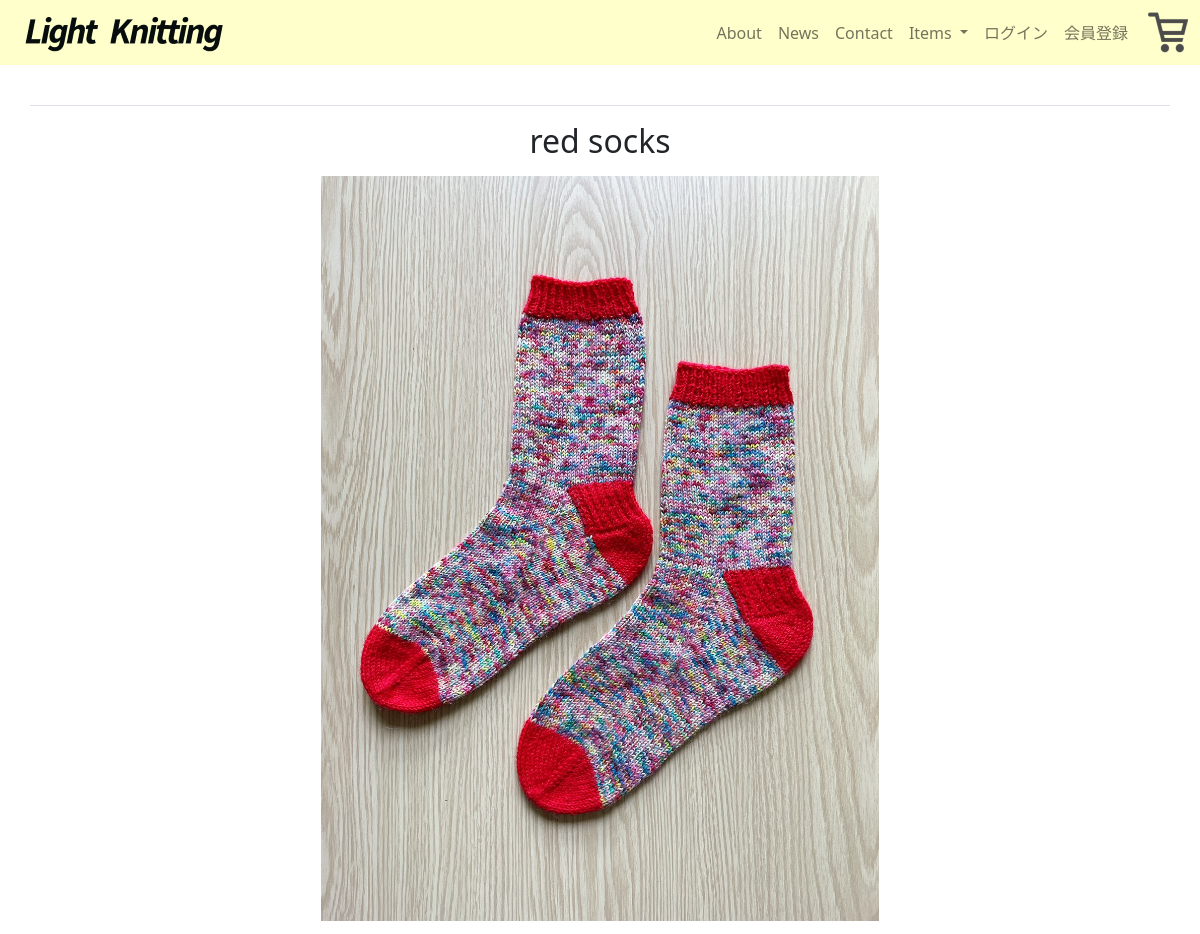
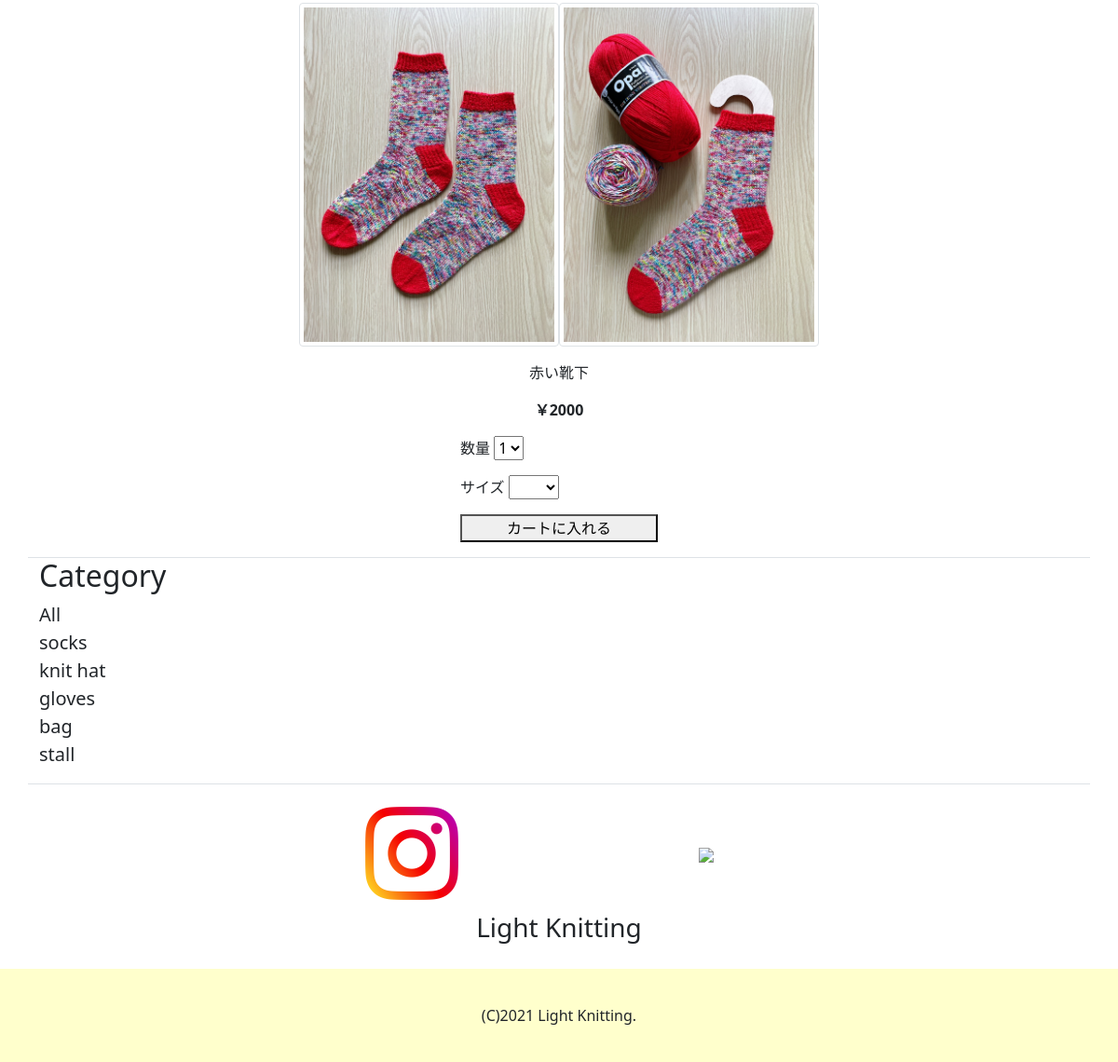
The page /item_detail.php?product_id=1 on the database its author committed (2 pictures, top to bottom).
### tables this page shows
CREATE TABLE `products` (
  `product_id` int(11) NOT NULL COMMENT '商品ID',
  `name` varchar(255) NOT NULL COMMENT '商品名',
  `price` int(11) NOT NULL COMMENT '値段',
  `category_id` int(11) NOT NULL COMMENT 'カテゴリID',
  `image_path` varchar(255) DEFAULT NULL COMMENT '商品画像パス',
  `sub_image_path` varchar(255) DEFAULT NULL COMMENT 'サブ商品画像パス',
  `description` varchar(255) DEFAULT NULL COMMENT '説明',
  `is_line_up` int(11) NOT NULL DEFAULT 0 COMMENT 'ラインナップフラグ',
  `is_deleted` int(11) NOT NULL DEFAULT 0 COMMENT '削除フラグ',
  `created_at` timestamp NOT NULL DEFAULT current_timestamp() COMMENT '登録日付',
  `updated_at` timestamp NOT NULL DEFAULT current_timestamp() ON UPDATE current_timestamp() COMMENT '更新日付'
);

### item_detail.php (called while the page is built, shortened)
<?php
  $pdo = new PDO("mysql:dbname=knit_shop", "root");
  $products_id = $_GET['product_id'];
  $product_st = $pdo->query("SELECT product_id, name, price, image_path, sub_image_path, description FROM products WHERE product_id = $products_id");
  $product_st->setFetchMode(PDO::FETCH_ASSOC);
  $products = $product_st->fetchAll();
  $product_join_size_sql = "SELECT
                            product_sizes.product_size_id,
                            product_sizes.product_id,
                            sizes.size_name
                            FROM product_sizes
                            LEFT JOIN sizes
                            ON product_sizes.size_id = sizes.size_id
                            WHERE product_sizes.product_id = $products_id";
  $product_join_size_st = $pdo->query($product_join_size_sql);
  $product_join_size_st->setFetchMode(PDO::FETCH_ASSOC);
  $product_join_size = $product_join_size_st->fetchAll();
  require 'views/v_item_detail.php';
?>

### views/v_item_detail.php (the view, shortened to what this page needs)
<!DOCTYPE html>
<html lang="ja" dir="ltr">
    <head>
        <link href="https://cdn.jsdelivr.net/npm/bootstrap@5.0.2/dist/css/bootstrap.min.css" rel="stylesheet">
    </head>
    <body style="min-width: 300px;">
        <div id="wrapper">
        <header style="background-color: #FFFFCC;">
                <div class="container-fluid">
                    <nav class="navbar navbar-expand-lg navbar-light">
                        <div class="container-fluid">
                            <h1 class="d-flex align-items-center m-0 w-50"><a class="navbar-brand m-0" href="index.php"><img src="img/Light_Knitting_logo.png" alt="Light Knitting" class="img-fluid"></a></h1>
                            <div class="collapse navbar-collapse" id="navbarNavDropdown">
                                <ul class="navbar-nav ms-auto align-items-center">
                                    <li class="nav-item">
                                        <a class="nav-link" href="about.php">About</a>
                                    </li>
                                    <li class="nav-item">
                                        <a class="nav-link" href="news.php">News</a>
                                    </li>
                                    <li class="nav-item">
                                        <a class="nav-link" href="contact.php">Contact</a>
                                    </li>
                                    <li class="nav-item dropdown align-items-center text-center">
                                        <a class="nav-link dropdown-toggle" href="#" id="navbarDropdownMenuLink" role="button" data-bs-toggle="dropdown" aria-expanded="false">
                                        Items
                                        </a>
                                    </li>
                                    <li class="nav-item">
                                        <a class="nav-link" href="#">ログイン</a>
                                    </li>
                                    <li class="nav-item">
                                        <a class="nav-link" href="#">会員登録</a>
                                    </li>
                                </ul>
                            </div>
                        </div>
                        <li class="list-unstyled"><a class="nav-link p-0  d-none d-lg-block" href="#"><img src="img/cart.png"></a></li>
                    </nav>
                </div>
            </header>
            <main>
                <div id="item_main_container">
                    <?php foreach($products as $product) { ?>
                        <h2 id="item_heading" class="text-decoration-underline text-center p-3"><?php echo $category_name; ?></h2>
                        <div id="item_detail_container" class="container border-top border-bottom  d-flex flex-column align-items-center ">
                            <h2 id="item_title" class="my-3"><?php echo $product['name']; ?></h2>
                            <div id="item_pic_container">
                                <div class="main_pic d-flex align-items-center justify-content-center">
                                    <img class="img-fluid w-50" src="<?php echo $product['image_path']; ?>">
                                </div>
                                <div class="sub_pic">
                                    <ul class="list-unstyled d-flex align-items-center justify-content-center mt-3">
                                        <li class="d-flex w-25"><img src="<?php echo $product['image_path'] ?>" class="img-thumbnail"></li>
                                        <li class="d-flex w-25"><img src="<?php echo $product['sub_image_path'] ?>" class="img-thumbnail"></li>
                                    </ul>
                                </div>
                            </div>
                            <p><?php echo $product['description']; ?></p>
                            <div id="item_information">
                                <div class="item_detail_place text-center">
                                    <p class="fw-bold">￥<?php echo $product['price']; ?></p>
                                </div>
                                <div class="item_detail_volume mb-3">
                                    <span class="">数量</span>
                                    <select name="volume" class="volume_option">
                                        <option value="#">1</option>
                                    </select>
                                </div>
                                <div class="item_detail_size mb-3">
                                    <?php if (isset($product_join_size[0]['size_name'])) { ?>
                                        <span class="size">サイズ</span>
                                        <select name="size" class="size_option">
                                            <option value="#"></option>
                                            <?php foreach($product_join_size as $product_size) { ?>
                                                <option value="#"><?php echo $product_size['size_name'] ?></option>
                                            <?php } ?>
                                        </select>
                                    <?php } ?>
                                </div>
                                <button type="button" class="cart_in_button mb-3 px-5">カートに入れる</button>
                            </div>
                        </div>
                    <?php } ?>
                    <div id="sub_category" class="container border-bottom mb-3">
                        <h2>Category</h2>
                        <ul class="sub_category_menu list-unstyled fs-5">
                            <li><a class="text-decoration-none text-dark" href="items.php">All</a></li>
                            <li><a class="text-decoration-none text-dark" href="items.php?category_id=1">socks</a></li>
                            <li><a class="text-decoration-none text-dark" href="items.php?category_id=2">knit hat</a></li>
                            <li><a class="text-decoration-none text-dark" href="items.php?category_id=3">gloves</a></li>
                            <li><a class="text-decoration-none text-dark" href="items.php?category_id=4">bag</a></li>
                            <li><a class="text-decoration-none text-dark" href="items.php?category_id=5">stall</a></li>
                        </ul>
                    </div>
                    <div id="icons_container" class="container-fluid p-0 text-center">
                        <div id="icons">
                            <div class="row justify-content-center align-items-center m-0">
                                <div class="col-3 p-0 m-2">
                                    <a href="#"><img src="img/instagram_logo.png" class="img-fluid p-0"></a>
                                </div>
                                <div class="col-3 p-0 m-2">
                                    <a href="#"><img src="img/twitter_logo.png" class="img-fluid p-0"></a>
                                </div>
                            </div>
                            <div class="row mb-4 mx-0">
                                <div class="col p-0 m-0 fs-3 link-dark">
                                    <a href="index.php" class="text-decoration-none text-dark">Light Knitting</a>
                                </div>
                            </div>
                        </div>
                    </div>
            </main>
            <footer class="container-fluid" style="height:100px; background-color: #FFFFCC;">
                <div class="d-flex justify-content-center align-items-center" style="height: 100px">
                    <p class="m-0">(C)2021 Light Knitting.</p>
                </div>
            </footer>
        </div>
    </body>
</html>

### rows shown on the page
products: name "red socks", image_path (picture), sub_image_path (picture), description "赤い靴下", price "2000"
